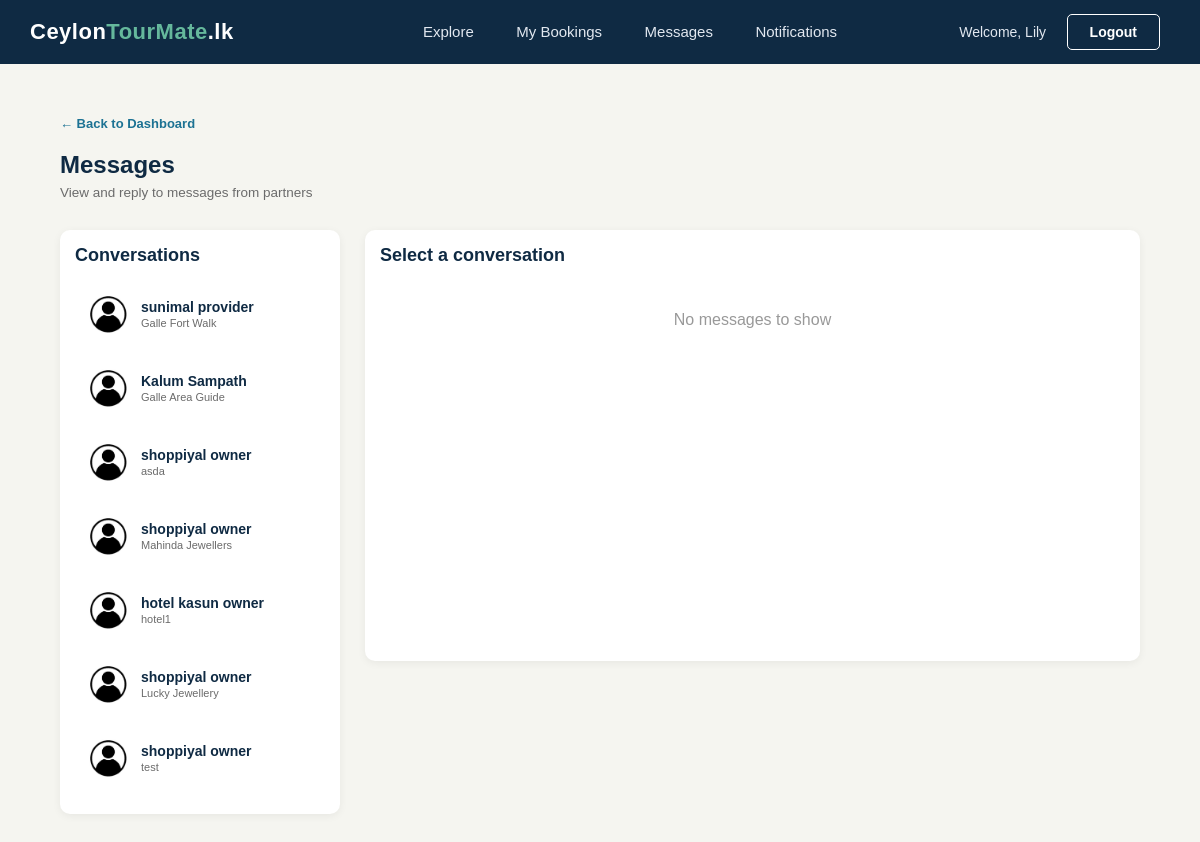
Page /touristmessages.php (signed in) on the committed database.
### tables this page shows
CREATE TABLE `messages` (
  `id` int(11) NOT NULL,
  `sender_id` int(11) DEFAULT NULL,
  `receiver_id` int(11) DEFAULT NULL,
  `listing_id` int(11) DEFAULT NULL,
  `message` text DEFAULT NULL,
  `is_read` tinyint(4) DEFAULT 0,
  `created_at` timestamp NOT NULL DEFAULT current_timestamp()
);

CREATE TABLE `listings` (
  `id` int(11) NOT NULL,
  `user_id` int(11) DEFAULT NULL,
  `title` varchar(255) DEFAULT NULL,
  `description` text DEFAULT NULL,
  `location` varchar(255) DEFAULT NULL,
  `city` varchar(100) DEFAULT NULL,
  `price` decimal(10,2) DEFAULT NULL,
  `status` enum('pending','approved','rejected') DEFAULT 'pending',
  `type` enum('tour_guide','shop','hotel','experience') DEFAULT NULL,
  `created_at` timestamp NOT NULL DEFAULT current_timestamp(),
  `is_deleted` tinyint(1) NOT NULL DEFAULT 0
);

### Classes/Message.php (called while the page is built, shortened)
<?php
class Message {
    public static function getConversations($userId) {
    $conn = DBconnection::getInstance()->getConnection();
    $sql = "SELECT
                m.*,
                CASE WHEN m.sender_id = ? THEN r.firstname ELSE s.firstname END as firstname,
                CASE WHEN m.sender_id = ? THEN r.lastname ELSE s.lastname END as lastname,
                CASE WHEN m.sender_id = ? THEN r.profile_pic ELSE s.profile_pic END as profile_pic,
                CASE WHEN m.sender_id = ? THEN m.receiver_id ELSE m.sender_id END as other_user_id,
                l.title as listing_title,
                COUNT(CASE WHEN m.is_read = 0 AND m.receiver_id = ? THEN 1 END) as unread_count
            FROM messages m
            JOIN users s ON m.sender_id = s.id
            JOIN users r ON m.receiver_id = r.id
            JOIN listings l ON m.listing_id = l.id
            WHERE m.sender_id = ? OR m.receiver_id = ?
            GROUP BY
                CASE WHEN m.sender_id = ? THEN m.receiver_id ELSE m.sender_id END,
                m.listing_id
            ORDER BY m.created_at DESC";
    $stmt = $conn->prepare($sql);
    $stmt->bind_param("iiiiiiii",
        $userId, $userId, $userId, $userId,
        $userId, $userId, $userId, $userId
    );
    $stmt->execute();
    $result = $stmt->get_result();
    $conversations = [];
    while ($row = $result->fetch_assoc()) {
        $conversations[] = $row;
    }
    return $conversations;
}
}
?>

### touristmessages.php (the view, shortened to what this page needs)
<?php
require_once 'Classes/Message.php';
$userId        = $_SESSION['user_id'];
$conversations = Message::getConversations($userId);
$thread = [];
?>
<!DOCTYPE html>
<html lang="en">
<head>
    <link rel="stylesheet" type="text/css" href="style.css">
</head>
<body>
<div class="navbar">
    <table>
        <tr>
            <td class="logo-cell">
                <a href="index.php"><span class="logo-text">Ceylon<span>TourMate</span>.lk</span></a>
            </td>
            <td class="nav-links-cell">
                <a href="explore.php" class="nav-link">Explore</a>
                <a href="mybookings.php" class="nav-link">My Bookings</a>
                <a href="touristmessages.php" class="nav-link">Messages</a>
                <a href="touristnotifications.php" class="nav-link">Notifications</a>
            </td>
            <td class="nav-buttons-cell">
                <span class="admin-welcome">Welcome, <?php echo htmlspecialchars($_SESSION['firstname']); ?></span>
                <a href="logout.php"><button class="btn btn-login">Logout</button></a>
            </td>
        </tr>
    </table>
</div>
<div class="admin-section">
    <a href="touristdashboard.php" class="back-link">&larr; Back to Dashboard</a>
    <h2 class="admin-page-title">Messages</h2>
    <p class="admin-page-subtitle">View and reply to messages from partners</p>
    <div class="messages-layout">
        <div class="conversations-list">
            <h3 class="admin-subsection-title">Conversations</h3>
            <?php if(empty($conversations)) { ?>
    <p class="table-empty" style="padding:20px; text-align:center;">No conversations yet</p>
<?php } else { ?>
    <?php foreach($conversations as $convo) { ?>
    <a href="touristmessages.php?user_id=<?php echo $convo['other_user_id']; ?>&listing_id=<?php echo $convo['listing_id']; ?>"
   class="conversation-item <?php echo $convo['unread_count'] > 0 ? 'unread' : ''; ?>">
        <img src="<?php echo $convo['profile_pic'] ?? 'uploads/profiles/default.png'; ?>" class="convo-avatar">
        <div class="convo-info">
            <span class="convo-name"><?php echo $convo['firstname'] . ' ' . $convo['lastname']; ?></span>
            <span class="convo-listing"><?php echo $convo['listing_title']; ?></span>
        </div>
    </a>
    <?php } ?>
<?php } ?>
        </div>
        <div class="message-thread">
            <h3 class="admin-subsection-title">
                Select a conversation
            </h3>
            <div class="message-bubble-container" id="messageBubbles">
                <?php if(empty($thread)) { ?>
    <p class="table-empty" style="padding:20px; text-align:center;">No messages to show</p>
<?php } ?>
            </div>
        </div>
    </div>
</div>
</body>
</html>

### style.css (style rules this page uses)
* { margin: 0; padding: 0; box-sizing: border-box; }
body { font-family: Arial, Helvetica, sans-serif; background-color: #f5f5f0; color: #2b2b2b; }
a { text-decoration: none; color: inherit; }
.navbar { background-color: #0f2a43; width: 100%; }
.navbar table { width: 100%; border-collapse: collapse; }
.navbar td { padding: 14px 30px; vertical-align: middle; }
.logo-cell { width: 30%; }
.logo-text { color: #ffffff; font-size: 22px; font-weight: bold; letter-spacing: 0.5px; }
.logo-text span { color: #65b89c; }
.nav-links-cell { width: 45%; text-align: center; }
.nav-links-cell a { color: #e2e8f0; font-size: 15px; margin: 0 15px; padding: 6px 4px; }
.nav-buttons-cell { width: 30%; text-align: right; }
.btn { display: inline-block; padding: 9px 22px; border-radius: 5px; font-size: 14px; font-weight: bold; cursor: pointer; border: none; }
.btn-login { background-color: transparent; color: #ffffff; border: 1px solid #ffffff; margin-right: 10px; }
.admin-welcome { color: #e2e8f0; font-size: 14px; margin-right: 16px; }
.admin-section { padding: 50px 60px; max-width: 1300px; margin: 0 auto; }
.admin-page-title { font-size: 24px; color: #0f2a43; margin-bottom: 6px; }
.admin-page-subtitle { font-size: 13.5px; color: #6b6b6b; margin-bottom: 30px; }
.back-link { display: inline-block; font-size: 13px; color: #1c7293; font-weight: bold; margin-bottom: 20px; }
.admin-subsection-title { font-size: 18px; color: #0f2a43; margin-bottom: 15px; }
.table-empty { text-align: center; color: #999999; padding: 30px; }
.messages-layout { display: flex; gap: 25px; align-items: flex-start; }
.conversations-list { width: 280px; min-width: 280px; background-color: #ffffff; border-radius: 10px; box-shadow: 0 2px 8px rgba(0,0,0,0.06); padding: 15px; }
.conversation-item { display: flex; align-items: center; gap: 12px; padding: 12px; border-radius: 8px; margin-bottom: 8px; cursor: pointer; }
.convo-avatar { width: 42px; height: 42px; border-radius: 50%; object-fit: cover; }
.convo-info { display: flex; flex-direction: column; flex: 1; }
.convo-name { font-size: 14px; font-weight: bold; color: #0f2a43; }
.convo-listing { font-size: 11px; color: #6b6b6b; margin-top: 2px; }
.message-thread { flex: 1; background-color: #ffffff; border-radius: 10px; box-shadow: 0 2px 8px rgba(0,0,0,0.06); padding: 15px; display: flex; flex-direction: column; }
.message-bubble-container { flex: 1; min-height: 350px; max-height: 450px; overflow-y: auto; padding: 10px; display: flex; flex-direction: column; gap: 10px; margin-bottom: 15px; }

### rows in the picture
messages: firstname "sunimal", lastname "provider", listing.title "Galle Fort Walk"
messages: firstname "Kalum", lastname "Sampath", listing.title "Galle Area Guide"
messages: firstname "shoppiyal", lastname "owner", listing.title "asda"
messages: firstname "shoppiyal", lastname "owner", listing.title "Mahinda Jewellers"
messages: firstname "hotel kasun", lastname "owner", listing.title "hotel1"
messages: firstname "shoppiyal", lastname "owner", listing.title "Lucky Jewellery"
messages: firstname "shoppiyal", lastname "owner", listing.title "test"

### other values in the picture
$_SESSION['firstname'] "Lily"
